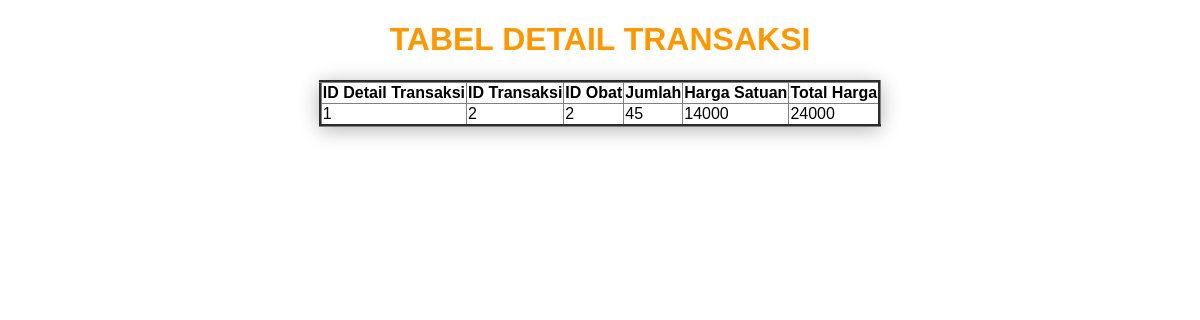
The page /detailtransaksi/view-detailtransaksi.php?pesan=berhasil_ditambahkan on the database its author committed.
### tables this page shows
CREATE TABLE `tb_detail_transaksi` (
  `iddetailtransaksi` int NOT NULL,
  `idtransaksi` int NOT NULL,
  `idobat` int NOT NULL,
  `jumlah` int NOT NULL,
  `hargasatuan` double NOT NULL,
  `totalharga` double NOT NULL
);

### detailtransaksi/view-detailtransaksi.php (the view, shortened to what this page needs)
<!DOCTYPE html>
<html lang="en">
<head>
</head>
<body>
    <h1 align="center">TABEL DETAIL TRANSAKSI</h1>
    <table border="3" align="center">
        <thead>
            <tr>
                <th>ID Detail Transaksi</th>
                <th>ID Transaksi</th>
                <th>ID Obat</th>
                <th>Jumlah</th>
                <th>Harga Satuan</th>
                <th>Total Harga</th>
            </tr>
        </thead>
        <tbody>
            <?php
            include '../koneksi.php';
            $query = mysqli_query($koneksi, "SELECT * FROM tb_detail_transaksi ORDER BY iddetailtransaksi DESC");
            while($baris = mysqli_fetch_assoc($query)) {
            ?>
            <tr>
                <td><?= $baris['iddetailtransaksi']?></td>
                <td><?= $baris['idtransaksi']?></td>
                <td><?= $baris['idobat']?></td>
                <td><?= $baris['jumlah']?></td>
                <td><?= $baris['hargasatuan']?></td>
                <td><?= $baris['totalharga']?></td>
            </tr>
            <?php
            }
            ?>
        </tbody>
    </table>
</body>
</html>

### detailtransaksi/view-detailtransaksi.php (style rules this page uses)
* { font-family: 'Lucida Sans', 'Lucida Sans Regular', 'Lucida Grande', 'Lucida Sans Unicode', Geneva, Verdana, sans-serif; }
td { margin: 8px; }
table { border-collapse: collapse; box-shadow: 0 3px 20px rgba(0,0,0,0.3); border-radius: 8px; }
h1 { color: #ff9800; }

### rows shown on the page
tb_detail_transaksi: iddetailtransaksi "1", idtransaksi "2", idobat "2", jumlah "45", hargasatuan "14000", totalharga "24000"
